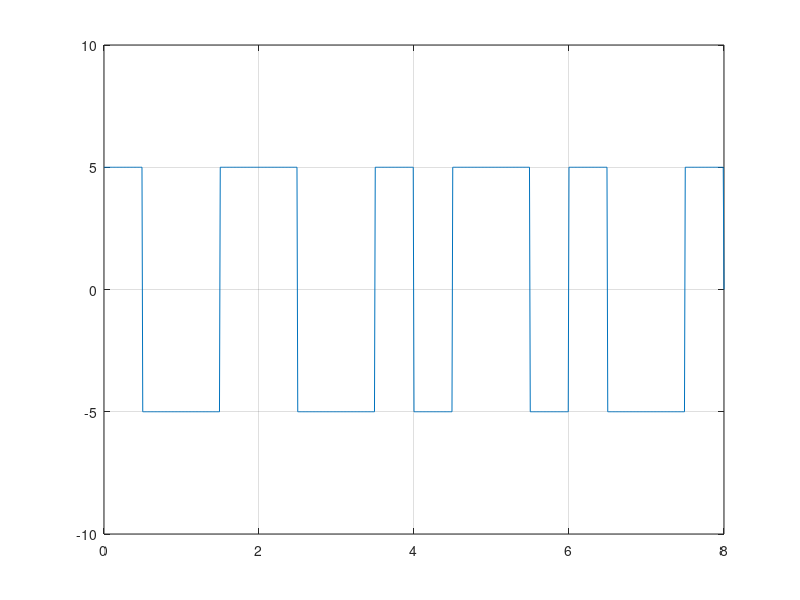

Write MATLAB code to recreate this figure.
clc;
clear all;
bit_seq = [1,0,1,0,0,1,1,0];
bit_dur = 1;
Fs = 100;
T = bit_dur * size(bit_seq,2);
t = 0:1/Fs:T;
x_dig = zeros(1,size(t,2));

v1 = 5;
v0 = -5;

for i = 1:size(bit_seq,2)
  if bit_seq(i) == 1
    x_dig((i-1)*Fs*bit_dur+1:i*Fs*bit_dur-Fs/2) = v1;
    x_dig(i*Fs*bit_dur-(Fs/2)+1:i*Fs*bit_dur) = v0;
  else
    x_dig((i-1)*Fs*bit_dur+1:i*Fs*bit_dur-Fs/2) = v0;
    x_dig(i*Fs*bit_dur-(Fs/2)+1:i*Fs*bit_dur) = v1;
  endif
endfor

plot(t,x_dig)
xlim([0,T]);
ylim([-10,10]);
grid on

counter = 0;
for i=1:length(t)
  if t(i) > counter
    counter = counter + 1;
    result(counter) = (x_dig(i) + v1) / 10;
  endif
endfor

disp('Manchester Decoding')
disp(result)
